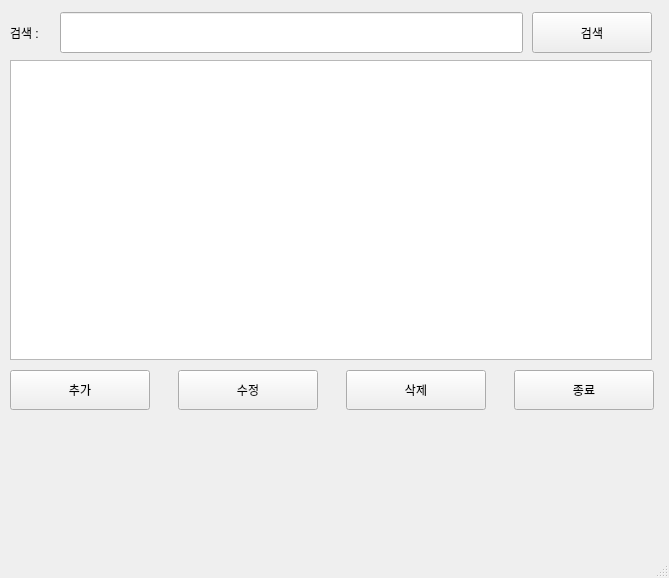
<?xml version="1.0" encoding="UTF-8"?>
<ui version="4.0">
 <class>MainWindow</class>
 <widget class="QMainWindow" name="MainWindow">
  <property name="geometry">
   <rect>
    <x>0</x>
    <y>0</y>
    <width>669</width>
    <height>578</height>
   </rect>
  </property>
  <property name="windowTitle">
   <string>MainWindow</string>
  </property>
  <widget class="QWidget" name="centralwidget">
   <widget class="QPushButton" name="btn_search">
    <property name="geometry">
     <rect>
      <x>532</x>
      <y>12</y>
      <width>120</width>
      <height>41</height>
     </rect>
    </property>
    <property name="text">
     <string>검색</string>
    </property>
   </widget>
   <widget class="QPushButton" name="btn_add">
    <property name="geometry">
     <rect>
      <x>10</x>
      <y>370</y>
      <width>140</width>
      <height>40</height>
     </rect>
    </property>
    <property name="text">
     <string>추가</string>
    </property>
   </widget>
   <widget class="QPushButton" name="btn_edit">
    <property name="geometry">
     <rect>
      <x>178</x>
      <y>370</y>
      <width>140</width>
      <height>40</height>
     </rect>
    </property>
    <property name="text">
     <string>수정</string>
    </property>
   </widget>
   <widget class="QPushButton" name="btn_del">
    <property name="geometry">
     <rect>
      <x>346</x>
      <y>370</y>
      <width>140</width>
      <height>40</height>
     </rect>
    </property>
    <property name="text">
     <string>삭제</string>
    </property>
   </widget>
   <widget class="QLabel" name="label">
    <property name="geometry">
     <rect>
      <x>10</x>
      <y>12</y>
      <width>40</width>
      <height>41</height>
     </rect>
    </property>
    <property name="text">
     <string>검색 :</string>
    </property>
   </widget>
   <widget class="QTableWidget" name="tbl_mem">
    <property name="geometry">
     <rect>
      <x>10</x>
      <y>60</y>
      <width>642</width>
      <height>300</height>
     </rect>
    </property>
   </widget>
   <widget class="QLineEdit" name="le_search">
    <property name="geometry">
     <rect>
      <x>60</x>
      <y>12</y>
      <width>463</width>
      <height>41</height>
     </rect>
    </property>
   </widget>
   <widget class="QPushButton" name="btn_close">
    <property name="geometry">
     <rect>
      <x>514</x>
      <y>370</y>
      <width>140</width>
      <height>40</height>
     </rect>
    </property>
    <property name="text">
     <string>종료</string>
    </property>
   </widget>
  </widget>
  <widget class="QMenuBar" name="menubar">
   <property name="geometry">
    <rect>
     <x>0</x>
     <y>0</y>
     <width>669</width>
     <height>28</height>
    </rect>
   </property>
  </widget>
  <widget class="QStatusBar" name="statusbar"/>
 </widget>
 <resources/>
 <connections/>
</ui>
